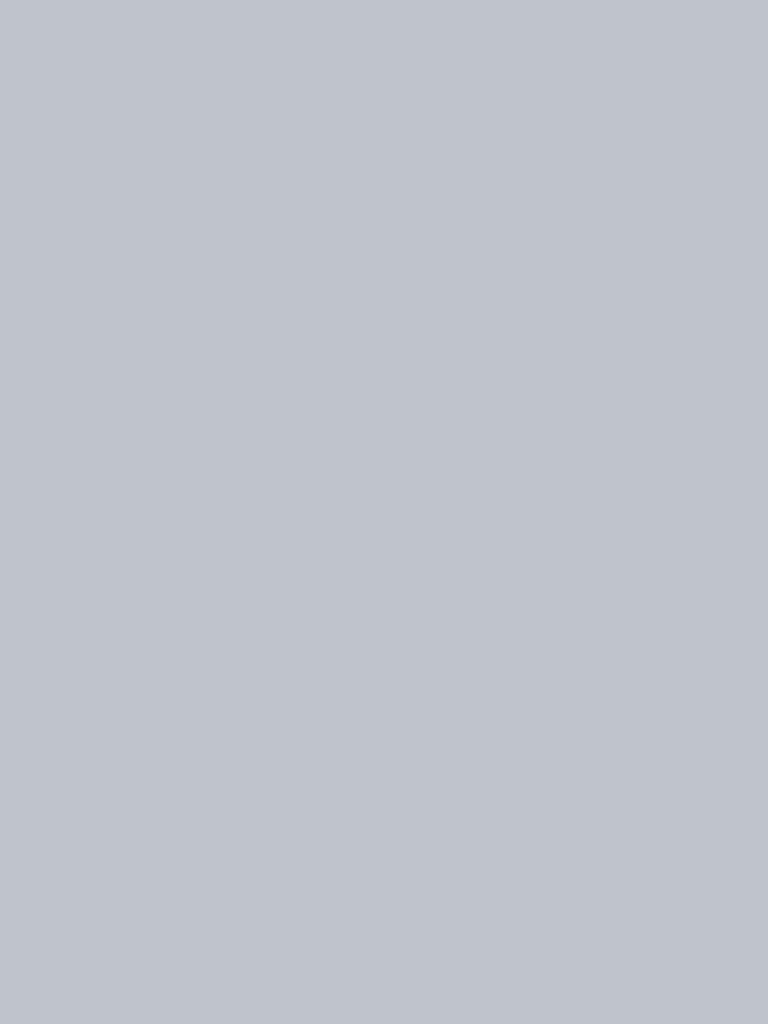
#> input picture color_segmentation_image/background.png, 1536 x 2048 px (shown at 1/2 size)
$ python ColorSegmentation.py
#> lines starting #> are read from the running program, lines starting #| are printed output that depends on the picture
# import libraries
import numpy as np
import cv2
from sklearn.linear_model import LogisticRegression


# loading images
scale = 0.25
background_image = cv2.imread("background.png")
#> background_image is the input picture: shape (2048, 1536, 3); mean B, G, R 205, 196, 190
background_image = cv2.resize(background_image, None, fx=scale, fy=scale)
#> background_image: shape (512, 384, 3)
objects_image = cv2.imread("object.png")
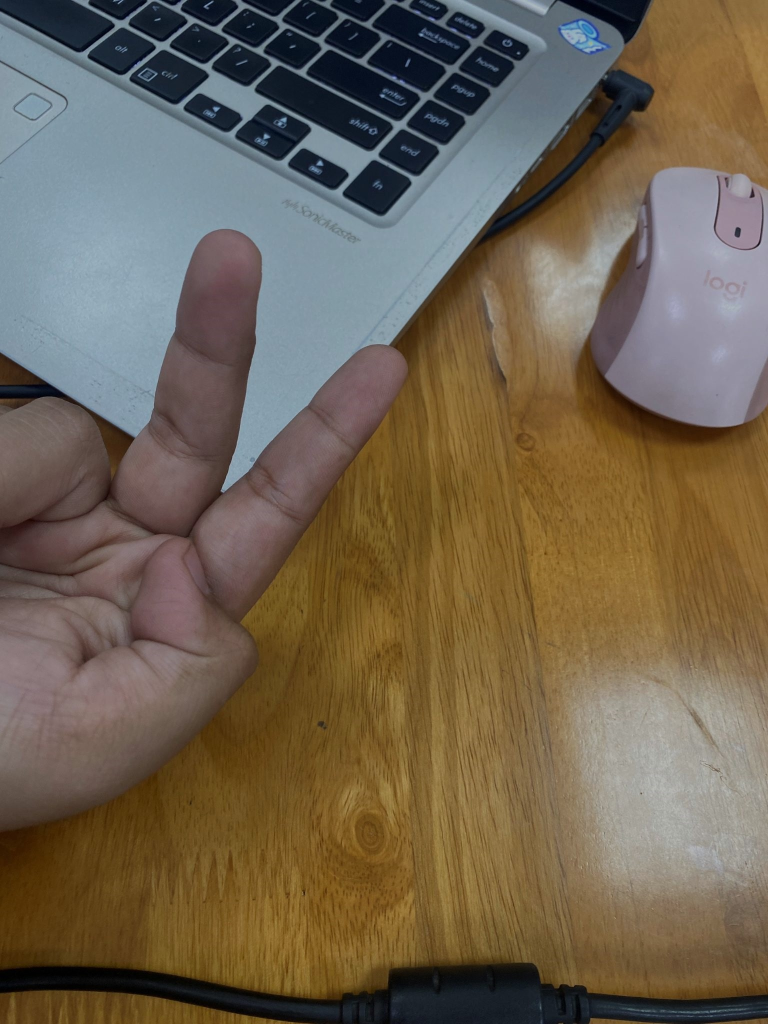
#> input picture color_segmentation_image/object.png, 1536 x 2048 px (shown at 1/2 size)
#> objects_image is the input picture: shape (2048, 1536, 3); mean B, G, R 80.4, 98.7, 111.5
objects_image = cv2.resize(objects_image, None, fx=scale, fy=scale)
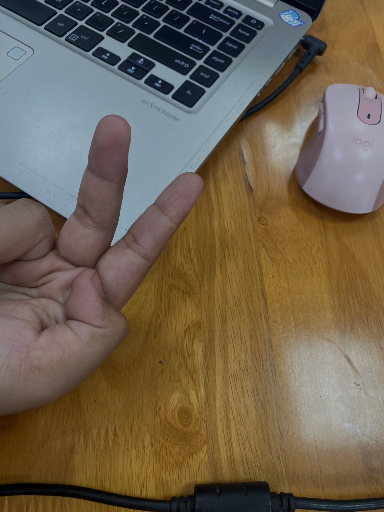
#> objects_image: shape (512, 384, 3); mean B, G, R 80.5, 98.8, 111.6
test_image = cv2.imread("test.png")
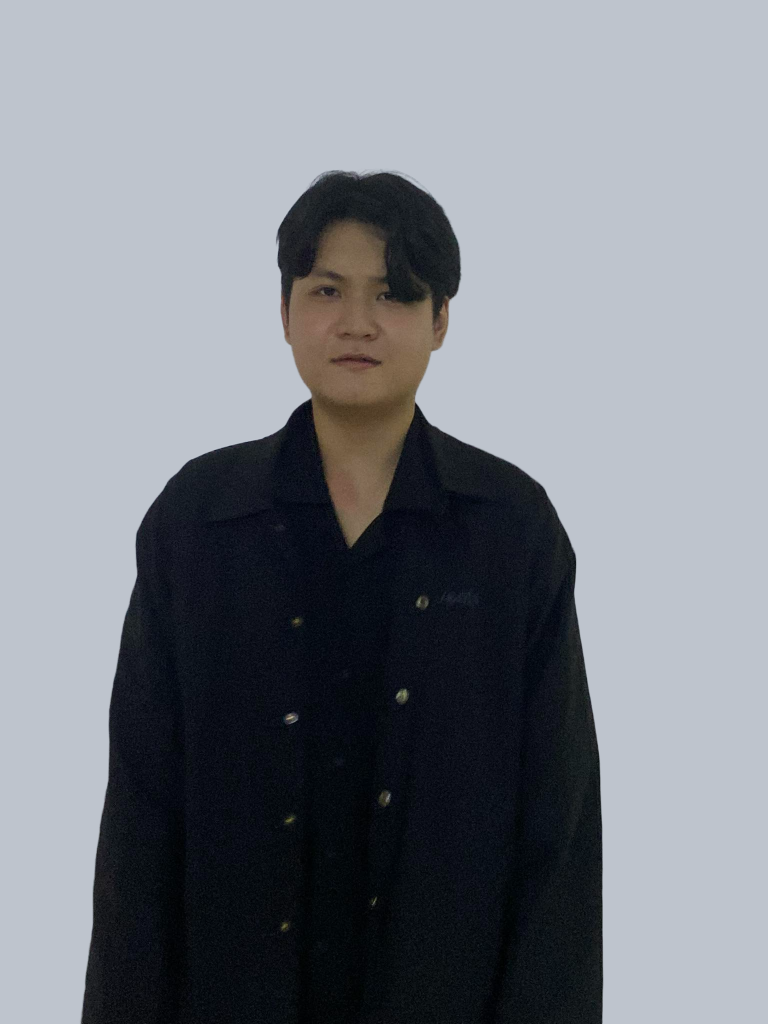
#> input picture color_segmentation_image/test.png, 1536 x 2048 px (shown at 1/2 size)
#> test_image is the input picture: shape (2048, 1536, 3); mean B, G, R 134.7, 127.5, 123.3
test_image = cv2.resize(test_image, None, fx=scale, fy=scale)
#> test_image: shape (512, 384, 3)
galaxy_image = cv2.imread("galaxy.jpg")
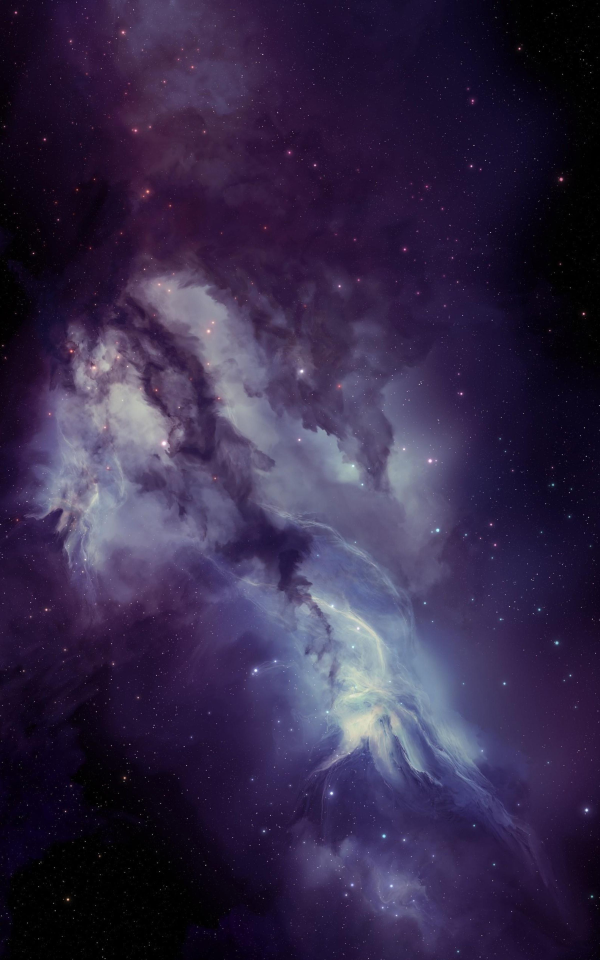
#> input picture color_segmentation_image/galaxy.jpg, 2400 x 3840 px (shown at 1/4 size)
#> galaxy_image is the input picture: shape (3840, 2400, 3); mean B, G, R 72.1, 41.2, 52.7
galaxy_image = cv2.resize(galaxy_image, None, fx=scale, fy=scale)
#> galaxy_image: shape (960, 600, 3)


# Flatten the images into 2D arrays
height, width, channels = background_image.shape
#> height = 512; width = 384; channels = 3
background_flattened = background_image.reshape((height * width, channels))
objects_flattened = objects_image.reshape((height * width, channels))
test_flattened = test_image.reshape((height * width, channels))
galaxy_image = galaxy_image[300 : 300 + height, 60 : 60 + width]
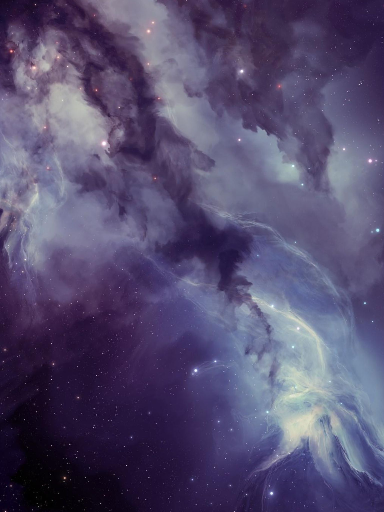
#> galaxy_image: shape (512, 384, 3); mean B, G, R 111.1, 77.3, 85.5


# Create labels for the training data
background_labels = np.zeros(height * width, dtype=np.uint8)
objects_labels = np.ones(height * width, dtype=np.uint8)


# Concatenate the data and labels for training
x_train = np.concatenate((background_flattened, objects_flattened))
y_train = np.concatenate((background_labels, objects_labels))


# Logistic Regression training
LR = LogisticRegression().fit(x_train, y_train)
predict_background = LR.predict_proba(test_flattened)[:, 1]
segmentation_mask = predict_background.reshape((height, width))
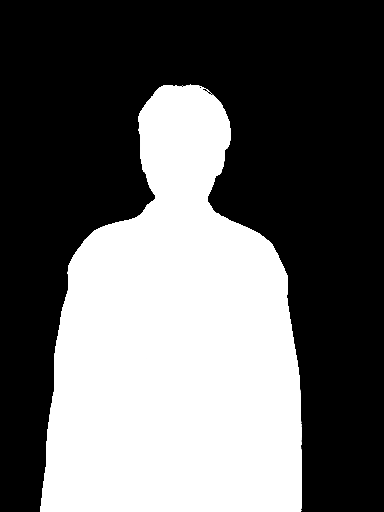
#> segmentation_mask: shape (512, 384) float64; min 3.34e-11, max 1, mean 0.4


# [6 lines of commented-out code are left out]
alpha = 0.2
test_image[segmentation_mask[:, :] <= 0.99] = (
    alpha * test_image[segmentation_mask[:, :] <= 0.99]
    + (1 - alpha) * galaxy_image[segmentation_mask[:, :] <= 0.99]
)
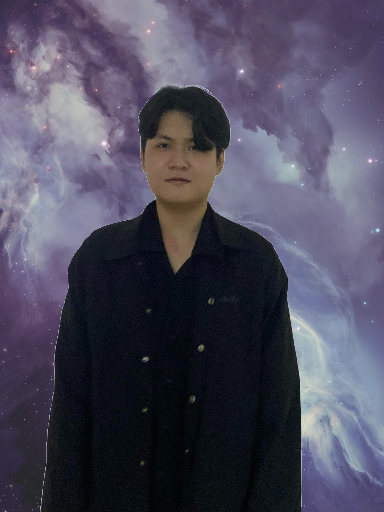
#> test_image: shape (512, 384, 3); mean B, G, R 92.8, 74.9, 77.1


# show image
cv2.imshow("testing", test_image)
cv2.waitKey(0)
cv2.imwrite("result.png", test_image)
